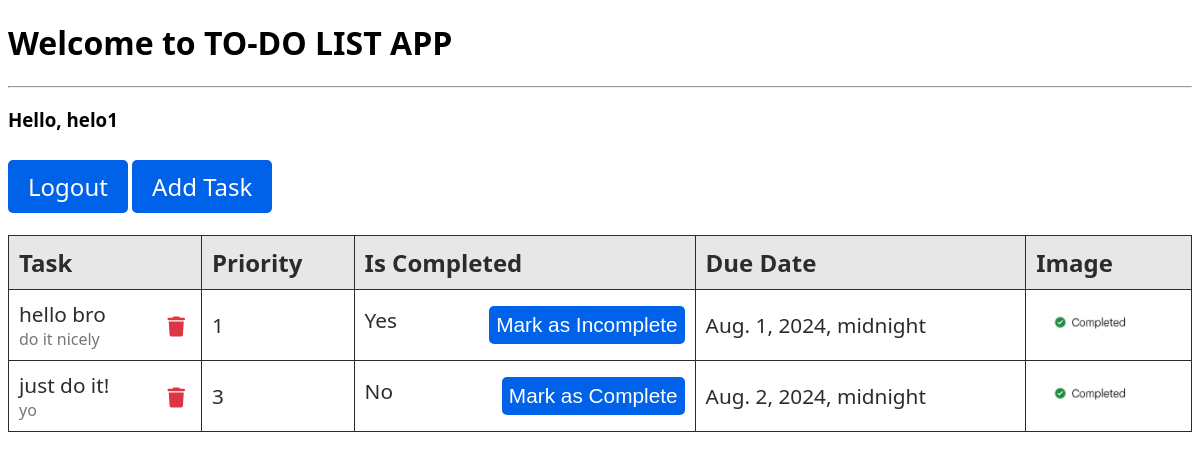
Screenshot of / (signed in) with the database file from the repository.
### home/models.py (models this page shows, shortened)
class Task(models.Model):
    username     = models.ForeignKey(User, null=True, on_delete=models.CASCADE, related_name="task")
    name         = models.CharField(max_length=20)
    desc         = models.TextField()
    priority     = models.IntegerField(default=2)
    is_completed = models.BooleanField(default=False)
    due_date     = models.DateTimeField(auto_now=False, auto_now_add=False)
    image        = models.ImageField(max_length=200)

### home/views.py (the view)
# urls.py: path("", views.index, name="index"),
@login_required(login_url="login")
def index(request):
    user_tasks = request.user.task.all()
    return render(request, "index.html", {"user_tasks":user_tasks})

### templates/index.html (shortened to what this page needs)
<!DOCTYPE html>
<html lang="en">
<head>
</head>
<body>
    <h1>Welcome to TO-DO LIST APP</h1>
    <hr>
    <h3>Hello, {{ request.user }}</h3>
    <a class="button" href="{% url 'logout' %}">Logout</a>
    <a class="button" href="/add">Add Task</a>
    <br><br>
    <table>
        <tr>
            <th style="color: #2c2c2c; font-size: 1.5em; background-color: #e7e7e7;">Task</th>
            <th style="color: #2c2c2c; font-size: 1.5em; background-color: #e7e7e7;">Priority</th>
            <th style="color: #2c2c2c; font-size: 1.5em; background-color: #e7e7e7;">Is Completed</th>
            <th style="color: #2c2c2c; font-size: 1.5em; background-color: #e7e7e7;">Due Date</th>
            <th style="color: #2c2c2c; font-size: 1.5em; background-color: #e7e7e7;">Image</th>
        </tr>
       {% for task in user_tasks %}
            <tr>
                <td>
                    <div class="task">
                        <div class="task-info">
                            <p style="color: #2c2c2c; font-size: 1.3em;">{{task.name}}</p>
                            <p style="color: #767676;">{{task.desc}}</p>
                        </div>
                        <form action="{% url 'delete' task.id %}" method="POST">
                            <button type="submit" style="border: none; background-color: white;">
                            </button>
                        </form>
                    </div>
                </td>
                <td><p style="color: #2c2c2c; font-size: 1.3em;">{{task.priority}}</p></td>
                <td>
                    {% if task.is_completed %}
                    <div style="display: flex;" class="container">
                        <p style="color: #2c2c2c; font-size: 1.3em;">Yes</p>
                        <form action="{% url 'markincomplete' task.id %}" method="POST" style="margin-left: auto;">
                            <button type="submit" class="task-complete-btn">Mark as Incomplete</button>
                        </form>
                    </div>
                    {% else %}
                        <div style="display: flex;" class="container">
                            <p style="color: #2c2c2c; font-size: 1.3em;">No</p>
                            <form action="{% url 'markcomplete' task.id %}" method="POST" style="margin-left: auto;">
                                <button type="submit" class="task-complete-btn">Mark as Complete</button>
                            </form>
                        </div>
                    {% endif %}
                </td>
                <td><p style="color: #2c2c2c; font-size: 1.3em;">{{task.due_date}}</p></td>
                <td>
                    {% if not task.image %}
                        <p style="color: #2c2c2c; font-size: 1.3em;">No Image Found</p>
                    {% else %}
                        <img src="{{task.image.url}}">
                    {% endif %}
                </td>
            </tr>
        {% endfor %}
    </table>
</body>
</html>

### templates/index.html (style rules this page uses)
body { font-family: 'Segoe UI', Tahoma, Geneva, Verdana, sans-serif; }
.button { font-size: 1.5em; background-color: rgb(0, 97, 233); color: white; border: none; border-radius: 5px; padding: 10px 20px; display: inline-block; margin-top: 10px; text-decoration: none; }
table { width: 100%; border-collapse: collapse; }
th, td { padding: 10px; border: 1px solid #2c2c2c; text-align: left; }
th { background-color: #f4f4f4; font-weight: bold; }
.task { display: flex; justify-content: space-between; align-items: center; }
.task-info { display: flex; flex-direction: column; }
p { margin: 0; }
img { max-width: 100px; height: auto; }
.task-complete-btn { background-color: rgb(0, 97, 233); cursor: pointer; color: white; border: none; border-radius: 5px; font-size: 1.3em; padding: 7px; }

### rows the page displays
Task: name "hello bro", desc "do it nicely", priority "1", is_completed "Yes", due_date "Aug. 1, 2024, midnight", image (picture)
Task: name "just do it!", desc "yo", priority "3", is_completed "No", due_date "Aug. 2, 2024, midnight", image (picture)

### other values shown
{{ request.user }} "helo1"
